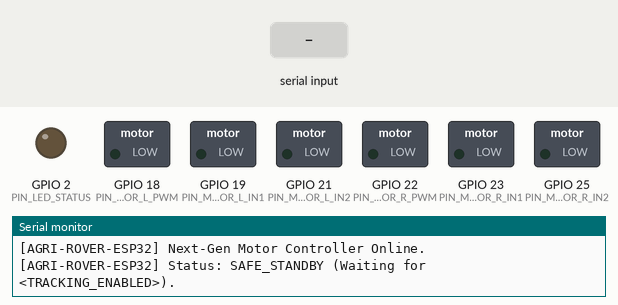
Recording of a sketch running on a simulated ESP32. On the bench: switched loads named in the sketch (green lamp = pin HIGH), output pins drawn as LEDs (lit = HIGH), the last lines printed to the serial monitor. The inputs (shaded band) are chosen by the test bench.

Above: at 1.2 s.
1.3 s: "<TRACKING_ENABLED>" received over Serial
At 2.5 s:
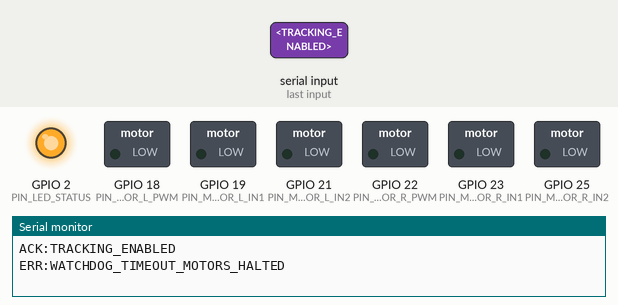
2.8 s: "<TRACKING_DISABLED>" received over Serial
At 3.9 s:
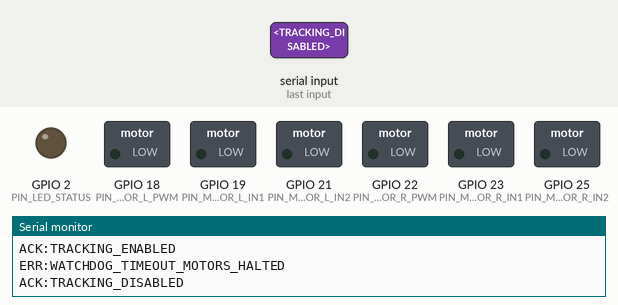
4.3 s: "<ENABLE>" received over Serial
At 5.0 s:
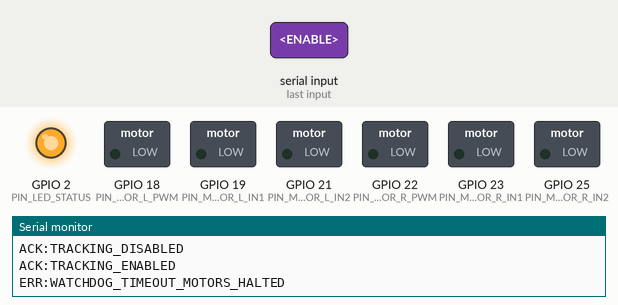
5.8 s: "<DISABLE>" received over Serial
At 6.1 s:
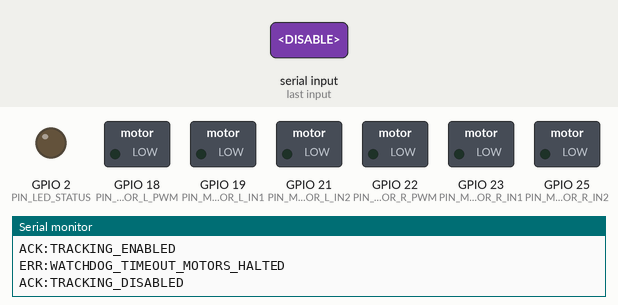
Timing chart, 0 to 8.3 s (numbered marks = the images above; inputs shaded):
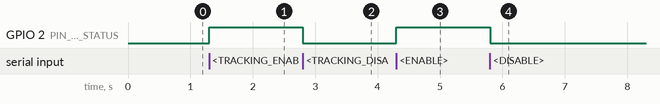

The sketch:

esp32_rover_motor_controller.ino
```cpp
/*
  =============================================================================
  🌾 Autonomous Agricultural Rover - Next-Gen ESP32 Motor Controller 🌾
  =============================================================================
  Hardware Target: ESP32 DevKit V1 / ESP32-WROOM-32 / ESP32-S3
  Architecture   : Dual-Core Xtensa LX6 @ 240MHz (FreeRTOS)
  Communication  : High-Speed UART (USB Serial / GPIO Hardware UART)
  Default Baud   : 115200 (Matches main.py and web_rover_dashboard.py)

  -----------------------------------------------------------------------------
  Why ESP32 for the Next-Gen Agri-Rover?
  -----------------------------------------------------------------------------
  1. Ultrasonic PWM (20,000 Hz): Eliminates high-pitched motor whining noise.
  2. Independent Hardware Timers: Hardware LEDC PWM with 8-bit to 16-bit resolution.
  3. Slew-Rate Limiter (Soft Acceleration): Protects gearboxes, prevents wheel
     slip in mud/soil, and eliminates battery voltage sag brownouts.
  4. Non-Blocking FreeRTOS-Ready Architecture: Communication never blocks motor control.
  5. Built-in Expansion Hooks for:
     - Quadrature Wheel Encoders (Hardware Interrupts for closed-loop RPM PID)
     - Battery Voltage Monitoring (Analog ADC with low-pass filtering)
     - I2C Telemetry OLED Display (SSD1306)
     - Emergency Stop Physical Bumper Switches
  =============================================================================
*/

#include <Arduino.h>

// =============================================================================
// 1. PIN CONFIGURATION (Modify to match your ESP32 board & driver)
// =============================================================================
// Status & Builtin Indicator
#define PIN_LED_STATUS          2     // On-board blue LED on most ESP32 DevKits

// Motor Driver Selection (Choose ONE by uncommenting):
#define DRIVER_TYPE_DIR_PWM           // Standard: DIR_A + DIR_B + PWM (e.g. L298N, TB6612)
// #define DRIVER_TYPE_CYTRON         // Cytron MDD10A / MDDS30 (1 DIR pin + 1 PWM pin)
// #define DRIVER_TYPE_BTS7960        // Dual H-Bridge BTS7960 (RPWM + LPWM direct)

#if defined(DRIVER_TYPE_DIR_PWM)
  // Left Motor Pins
  #define PIN_MOTOR_L_PWM       18    // GPIO 18 (LEDC Channel 0)
  #define PIN_MOTOR_L_IN1       19    // GPIO 19 Forward
  #define PIN_MOTOR_L_IN2       21    // GPIO 21 Reverse

  // Right Motor Pins
  #define PIN_MOTOR_R_PWM       22    // GPIO 22 (LEDC Channel 1)
  #define PIN_MOTOR_R_IN1       23    // GPIO 23 Forward
  #define PIN_MOTOR_R_IN2       25    // GPIO 25 Reverse

#elif defined(DRIVER_TYPE_CYTRON)
  #define PIN_MOTOR_L_PWM       18    // Speed PWM (0-255)
  #define PIN_MOTOR_L_DIR       19    // Direction (HIGH/LOW)
  #define PIN_MOTOR_R_PWM       22
  #define PIN_MOTOR_R_DIR       23

#elif defined(DRIVER_TYPE_BTS7960)
  #define PIN_MOTOR_L_RPWM      18    // Forward PWM
  #define PIN_MOTOR_L_LPWM      19    // Reverse PWM
  #define PIN_MOTOR_R_RPWM      22
  #define PIN_MOTOR_R_LPWM      23
#endif

// Next-Gen Optional Hardware Hooks
#define PIN_BATTERY_ADC         34    // ADC1 input (Input-only GPIO on ESP32)
#define PIN_ENCODER_L_A         32    // Wheel Encoder Left Phase A (Interrupt)
#define PIN_ENCODER_L_B         33    // Wheel Encoder Left Phase B
#define PIN_ENCODER_R_A         26    // Wheel Encoder Right Phase A (Interrupt)
#define PIN_ENCODER_R_B         27    // Wheel Encoder Right Phase B

// =============================================================================
// 2. HARDWARE PWM & CONTROL TUNING PARAMETERS
// =============================================================================
const uint32_t PWM_FREQUENCY      = 20000;   // 20 kHz (Ultrasonic, silent motor drive)
const uint8_t  PWM_RESOLUTION     = 8;       // 8-bit resolution (Duty cycle 0 - 255)
const uint8_t  PWM_CHANNEL_L      = 0;       // LEDC Channel 0
const uint8_t  PWM_CHANNEL_R      = 1;       // LEDC Channel 1

const uint32_t SERIAL_BAUDRATE    = 115200;  // Matches Raspberry Pi host baudrate
const uint32_t WATCHDOG_MS        = 500;     // Safe timeout: Cut power if no host packet in 0.5s
const int      PWM_SLEW_STEP      = 15;      // Max change per loop cycle (Smooth ramp-up)
const uint32_t LOOP_INTERVAL_MS   = 10;      // 100 Hz internal motor refresh loop

// =============================================================================
// 3. SYSTEM STATE & SAFETY STRUCTURES
// =============================================================================
struct RoverState {
  bool trackingEnabled;           // Armed via <TRACKING_ENABLED> from host
  bool emergencyStopped;          // Latching emergency stop
  int  targetPwmL;                // Requested Left PWM (-255 to +255)
  int  targetPwmR;                // Requested Right PWM (-255 to +255)
  int  currentPwmL;               // Slew-rate ramped actual Left PWM
  int  currentPwmR;               // Slew-rate ramped actual Right PWM
  uint32_t lastPacketTime;        // Timestamp for watchdog
  uint32_t lastLoopTime;          // Timestamp for 100Hz control loop
  uint32_t lastTelemetryTime;     // Timestamp for periodic status broadcast
} rover = {false, false, 0, 0, 0, 0, 0, 0, 0};

// Serial Parser Buffer
char rxBuffer[64];
uint8_t rxIndex = 0;
bool rxPacketStarted = false;

// =============================================================================
// 4. LOW-LEVEL MOTOR DRIVER HARDWARE ABSTRACTION (ESP32 LEDC)
// =============================================================================
void initPWM() {
  // ESP32 Arduino Core 2.x & 3.x Compatibility
  #if ESP_ARDUINO_VERSION >= ESP_ARDUINO_VERSION_VAL(3, 0, 0)
    // ESP32 Core 3.x API
    #if defined(DRIVER_TYPE_DIR_PWM) || defined(DRIVER_TYPE_CYTRON)
      ledcAttach(PIN_MOTOR_L_PWM, PWM_FREQUENCY, PWM_RESOLUTION);
      ledcAttach(PIN_MOTOR_R_PWM, PWM_FREQUENCY, PWM_RESOLUTION);
    #elif defined(DRIVER_TYPE_BTS7960)
      ledcAttach(PIN_MOTOR_L_RPWM, PWM_FREQUENCY, PWM_RESOLUTION);
      ledcAttach(PIN_MOTOR_L_LPWM, PWM_FREQUENCY, PWM_RESOLUTION);
      ledcAttach(PIN_MOTOR_R_RPWM, PWM_FREQUENCY, PWM_RESOLUTION);
      ledcAttach(PIN_MOTOR_R_LPWM, PWM_FREQUENCY, PWM_RESOLUTION);
    #endif
  #else
    // ESP32 Core 2.x API
    #if defined(DRIVER_TYPE_DIR_PWM) || defined(DRIVER_TYPE_CYTRON)
      ledcSetup(PWM_CHANNEL_L, PWM_FREQUENCY, PWM_RESOLUTION);
      ledcAttachPin(PIN_MOTOR_L_PWM, PWM_CHANNEL_L);

      ledcSetup(PWM_CHANNEL_R, PWM_FREQUENCY, PWM_RESOLUTION);
      ledcAttachPin(PIN_MOTOR_R_PWM, PWM_CHANNEL_R);
    #elif defined(DRIVER_TYPE_BTS7960)
      ledcSetup(0, PWM_FREQUENCY, PWM_RESOLUTION);
      ledcAttachPin(PIN_MOTOR_L_RPWM, 0);
      ledcSetup(1, PWM_FREQUENCY, PWM_RESOLUTION);
      ledcAttachPin(PIN_MOTOR_L_LPWM, 1);
      ledcSetup(2, PWM_FREQUENCY, PWM_RESOLUTION);
      ledcAttachPin(PIN_MOTOR_R_RPWM, 2);
      ledcSetup(3, PWM_FREQUENCY, PWM_RESOLUTION);
      ledcAttachPin(PIN_MOTOR_R_LPWM, 3);
    #endif
  #endif
}

void writeMotorPWM(uint8_t channel, uint8_t pin, uint8_t duty) {
  #if ESP_ARDUINO_VERSION >= ESP_ARDUINO_VERSION_VAL(3, 0, 0)
    ledcWrite(pin, duty);
  #else
    ledcWrite(channel, duty);
  #endif
}

void setLeftMotorHardware(int speed) {
  int absSpeed = constrain(abs(speed), 0, 255);

#if defined(DRIVER_TYPE_DIR_PWM)
  if (speed > 0) {
    digitalWrite(PIN_MOTOR_L_IN1, HIGH);
    digitalWrite(PIN_MOTOR_L_IN2, LOW);
    writeMotorPWM(PWM_CHANNEL_L, PIN_MOTOR_L_PWM, absSpeed);
  } else if (speed < 0) {
    digitalWrite(PIN_MOTOR_L_IN1, LOW);
    digitalWrite(PIN_MOTOR_L_IN2, HIGH);
    writeMotorPWM(PWM_CHANNEL_L, PIN_MOTOR_L_PWM, absSpeed);
  } else {
    digitalWrite(PIN_MOTOR_L_IN1, LOW);
    digitalWrite(PIN_MOTOR_L_IN2, LOW);
    writeMotorPWM(PWM_CHANNEL_L, PIN_MOTOR_L_PWM, 0);
  }

#elif defined(DRIVER_TYPE_CYTRON)
  digitalWrite(PIN_MOTOR_L_DIR, speed >= 0 ? HIGH : LOW);
  writeMotorPWM(PWM_CHANNEL_L, PIN_MOTOR_L_PWM, absSpeed);

#elif defined(DRIVER_TYPE_BTS7960)
  if (speed > 0) {
    writeMotorPWM(0, PIN_MOTOR_L_RPWM, absSpeed);
    writeMotorPWM(1, PIN_MOTOR_L_LPWM, 0);
  } else if (speed < 0) {
    writeMotorPWM(0, PIN_MOTOR_L_RPWM, 0);
    writeMotorPWM(1, PIN_MOTOR_L_LPWM, absSpeed);
  } else {
    writeMotorPWM(0, PIN_MOTOR_L_RPWM, 0);
    writeMotorPWM(1, PIN_MOTOR_L_LPWM, 0);
  }
#endif
}

void setRightMotorHardware(int speed) {
  int absSpeed = constrain(abs(speed), 0, 255);

#if defined(DRIVER_TYPE_DIR_PWM)
  if (speed > 0) {
    digitalWrite(PIN_MOTOR_R_IN1, HIGH);
    digitalWrite(PIN_MOTOR_R_IN2, LOW);
    writeMotorPWM(PWM_CHANNEL_R, PIN_MOTOR_R_PWM, absSpeed);
  } else if (speed < 0) {
    digitalWrite(PIN_MOTOR_R_IN1, LOW);
    digitalWrite(PIN_MOTOR_R_IN2, HIGH);
    writeMotorPWM(PWM_CHANNEL_R, PIN_MOTOR_R_PWM, absSpeed);
  } else {
    digitalWrite(PIN_MOTOR_R_IN1, LOW);
    digitalWrite(PIN_MOTOR_R_IN2, LOW);
    writeMotorPWM(PWM_CHANNEL_R, PIN_MOTOR_R_PWM, 0);
  }

#elif defined(DRIVER_TYPE_CYTRON)
  digitalWrite(PIN_MOTOR_R_DIR, speed >= 0 ? HIGH : LOW);
  writeMotorPWM(PWM_CHANNEL_R, PIN_MOTOR_R_PWM, absSpeed);

#elif defined(DRIVER_TYPE_BTS7960)
  if (speed > 0) {
    writeMotorPWM(2, PIN_MOTOR_R_RPWM, absSpeed);
    writeMotorPWM(3, PIN_MOTOR_R_LPWM, 0);
  } else if (speed < 0) {
    writeMotorPWM(2, PIN_MOTOR_R_RPWM, 0);
    writeMotorPWM(3, PIN_MOTOR_R_LPWM, absSpeed);
  } else {
    writeMotorPWM(2, PIN_MOTOR_R_RPWM, 0);
    writeMotorPWM(3, PIN_MOTOR_R_LPWM, 0);
  }
#endif
}

void emergencyStop() {
  rover.targetPwmL = 0;
  rover.targetPwmR = 0;
  rover.currentPwmL = 0;
  rover.currentPwmR = 0;
  rover.trackingEnabled = false;
  rover.emergencyStopped = true;

  setLeftMotorHardware(0);
  setRightMotorHardware(0);
}

// =============================================================================
// 5. MOTION CONTROL LOOP (Slew-Rate Ramp & Watchdog)
// =============================================================================
void updateMotionRamp() {
  // If not tracking or in emergency stop, force output to 0 immediately
  if (!rover.trackingEnabled || rover.emergencyStopped) {
    rover.currentPwmL = 0;
    rover.currentPwmR = 0;
    setLeftMotorHardware(0);
    setRightMotorHardware(0);
    return;
  }

  // Smooth acceleration ramp for Left Motor (Prevents wheel spin & current spikes)
  if (rover.currentPwmL < rover.targetPwmL) {
    rover.currentPwmL = min(rover.currentPwmL + PWM_SLEW_STEP, rover.targetPwmL);
  } else if (rover.currentPwmL > rover.targetPwmL) {
    rover.currentPwmL = max(rover.currentPwmL - PWM_SLEW_STEP, rover.targetPwmL);
  }

  // Smooth acceleration ramp for Right Motor
  if (rover.currentPwmR < rover.targetPwmR) {
    rover.currentPwmR = min(rover.currentPwmR + PWM_SLEW_STEP, rover.targetPwmR);
  } else if (rover.currentPwmR > rover.targetPwmR) {
    rover.currentPwmR = max(rover.currentPwmR - PWM_SLEW_STEP, rover.targetPwmR);
  }

  setLeftMotorHardware(rover.currentPwmL);
  setRightMotorHardware(rover.currentPwmR);
}

// =============================================================================
// 6. SERIAL PROTOCOL PARSER
// =============================================================================
void processPacket(const char* packet) {
  rover.lastPacketTime = millis();

  // Command 1: TRACKING DISABLED / STOP
  if (strcmp(packet, "TRACKING_DISABLED") == 0 || strcmp(packet, "DISABLE") == 0 || strcmp(packet, "STOP") == 0) {
    rover.trackingEnabled = false;
    rover.targetPwmL = 0;
    rover.targetPwmR = 0;
    digitalWrite(PIN_LED_STATUS, LOW);
    Serial.println(F("ACK:TRACKING_DISABLED"));
    return;
  }

  // Command 2: TRACKING ENABLED / RUN
  if (strcmp(packet, "TRACKING_ENABLED") == 0 || strcmp(packet, "ENABLE") == 0 || strcmp(packet, "RUN") == 0) {
    rover.trackingEnabled = true;
    rover.emergencyStopped = false;
    digitalWrite(PIN_LED_STATUS, HIGH);
    Serial.println(F("ACK:TRACKING_ENABLED"));
    return;
  }

  // Command 3: EMERGENCY STOP
  if (strcmp(packet, "EMERGENCY_STOP") == 0 || strcmp(packet, "ESTOP") == 0) {
    emergencyStop();
    digitalWrite(PIN_LED_STATUS, LOW);
    Serial.println(F("ACK:EMERGENCY_STOP"));
    return;
  }

  // Command 4: Heartbeat PING
  if (strcmp(packet, "PING") == 0) {
    Serial.println(F("PONG"));
    return;
  }

  // Command 5: Differential Drive Command "<L,R>"
  int pwmL = 0;
  int pwmR = 0;
  if (sscanf(packet, "%d,%d", &pwmL, &pwmR) == 2) {
    if (rover.trackingEnabled && !rover.emergencyStopped) {
      rover.targetPwmL = constrain(pwmL, -255, 255);
      rover.targetPwmR = constrain(pwmR, -255, 255);

      // Heartbeat blink on valid drive packet
      digitalWrite(PIN_LED_STATUS, !digitalRead(PIN_LED_STATUS));

      // Echo acknowledgment back to host
      Serial.print(F("ACK:"));
      Serial.print(pwmL);
      Serial.print(F(","));
      Serial.println(pwmR);
    } else {
      // Ignored because rover is in Standby
      Serial.println(F("WARN:IGNORING_PWM_STANDBY"));
    }
    return;
  }

  // Unknown packet
  Serial.print(F("ERR:UNKNOWN_CMD:"));
  Serial.println(packet);
}

void readSerialData() {
  while (Serial.available() > 0) {
    char c = (char)Serial.read();

    if (c == '<') {
      rxPacketStarted = true;
      rxIndex = 0;
    } else if (c == '>' && rxPacketStarted) {
      rxBuffer[rxIndex] = '\0';
      rxPacketStarted = false;
      processPacket(rxBuffer);
    } else if (rxPacketStarted) {
      if (rxIndex < sizeof(rxBuffer) - 1) {
        rxBuffer[rxIndex++] = c;
      } else {
        // Buffer overflow protection
        rxPacketStarted = false;
        rxIndex = 0;
      }
    }
  }
}

// =============================================================================
// 7. ARDUINO SETUP & MAIN LOOP
// =============================================================================
void setup() {
  // Initialize GPIO Directions
  pinMode(PIN_LED_STATUS, OUTPUT);
  digitalWrite(PIN_LED_STATUS, LOW);

#if defined(DRIVER_TYPE_DIR_PWM)
  pinMode(PIN_MOTOR_L_IN1, OUTPUT);
  pinMode(PIN_MOTOR_L_IN2, OUTPUT);
  pinMode(PIN_MOTOR_R_IN1, OUTPUT);
  pinMode(PIN_MOTOR_R_IN2, OUTPUT);
#elif defined(DRIVER_TYPE_CYTRON)
  pinMode(PIN_MOTOR_L_DIR, OUTPUT);
  pinMode(PIN_MOTOR_R_DIR, OUTPUT);
#endif

  // Initialize LEDC Ultrasonic Hardware PWM
  initPWM();

  // Safety first: strictly 0 output on boot
  emergencyStop();

  // Initialize High-Speed Serial
  Serial.begin(SERIAL_BAUDRATE);
  while (!Serial && millis() < 1500) {
    // Wait for USB Enumeration on ESP32 native USB
  }

  rover.lastPacketTime = millis();
  rover.lastLoopTime = millis();
  rover.lastTelemetryTime = millis();

  Serial.println(F("[AGRI-ROVER-ESP32] Next-Gen Motor Controller Online."));
  Serial.println(F("[AGRI-ROVER-ESP32] Status: SAFE_STANDBY (Waiting for <TRACKING_ENABLED>)."));
}

void loop() {
  uint32_t now = millis();

  // 1. Ingest and parse incoming serial packets from Raspberry Pi
  readSerialData();

  // 2. 100 Hz Internal Motion Slew-Rate Controller (Every 10ms)
  if (now - rover.lastLoopTime >= LOOP_INTERVAL_MS) {
    rover.lastLoopTime = now;
    updateMotionRamp();
  }

  // 3. Hardware Failsafe Watchdog (Stop if host crashes or USB disconnects)
  if (rover.trackingEnabled && (now - rover.lastPacketTime > WATCHDOG_MS)) {
    emergencyStop();
    digitalWrite(PIN_LED_STATUS, HIGH); // Solid alert LED indicates watchdog trip
    Serial.println(F("ERR:WATCHDOG_TIMEOUT_MOTORS_HALTED"));
  }

  // 4. Next-Gen Optional: 2Hz Telemetry Broadcast back to Raspberry Pi
  if (now - rover.lastTelemetryTime >= 500) {
    rover.lastTelemetryTime = now;
    // Format: <TELEMETRY,armed,pwmL,pwmR,uptime_sec>
    // Host can parse this for real-time hardware status verification!
    /*
    Serial.print(F("<TELEMETRY,"));
    Serial.print(rover.trackingEnabled ? 1 : 0);
    Serial.print(F(","));
    Serial.print(rover.currentPwmL);
    Serial.print(F(","));
    Serial.print(rover.currentPwmR);
    Serial.print(F(","));
    Serial.print(now / 1000);
    Serial.println(F(">"));
    */
  }
}
```

Measured:
- after the input at 1.3 s, GPIO 2 (PIN_LED_STATUS): LOW → HIGH at once
- after the input at 2.8 s, GPIO 2 (PIN_LED_STATUS): HIGH → LOW at once
- after the input at 4.3 s, GPIO 2 (PIN_LED_STATUS): LOW → HIGH at once
- after the input at 5.8 s, GPIO 2 (PIN_LED_STATUS): HIGH → LOW at once
